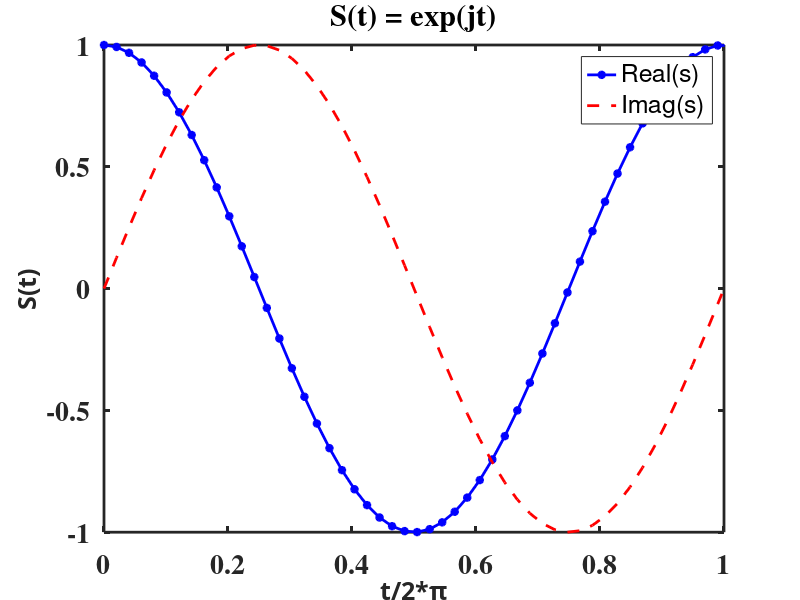

The MATLAB source for this figure:
t = linspace(0, 4*pi, 100);
s = exp(1j*t);
figure 

%give each plot a handle ('p' and 'q')
%control its width and color
%change line pattern
p = plot(t/(2*pi), real (s), '*-');
set(p, 'Color', 'blue', 'LineWidth', 2)
hold on
q = plot(t/(2*pi), imag(s), '--')
set(q, 'Color', 'red', 'LineWidth', 2)

%add a legend
legend('Real(s)', 'Imag(s)')

title('S(t) = exp(jt)')

%gca refers to chart
set(gca, 'LineWidth', 2)

%set the graphic area font
set(gca, 'Fontname', 'Times')
set(gca, 'Fontsize', 20)
set(gca, 'Fontweight', 'bold')

%gcf refers to figure
set(gcf, 'color', 'white')

%adding axis labels
xlim([0, 1])
ylim([-1, 1])
xlabel('t/2*\pi', 'Fontname', 'Greek', 'Fontsize', 18)
ylabel('S(t)',  'Fontname', 'Greek', 'Fontsize', 18)

